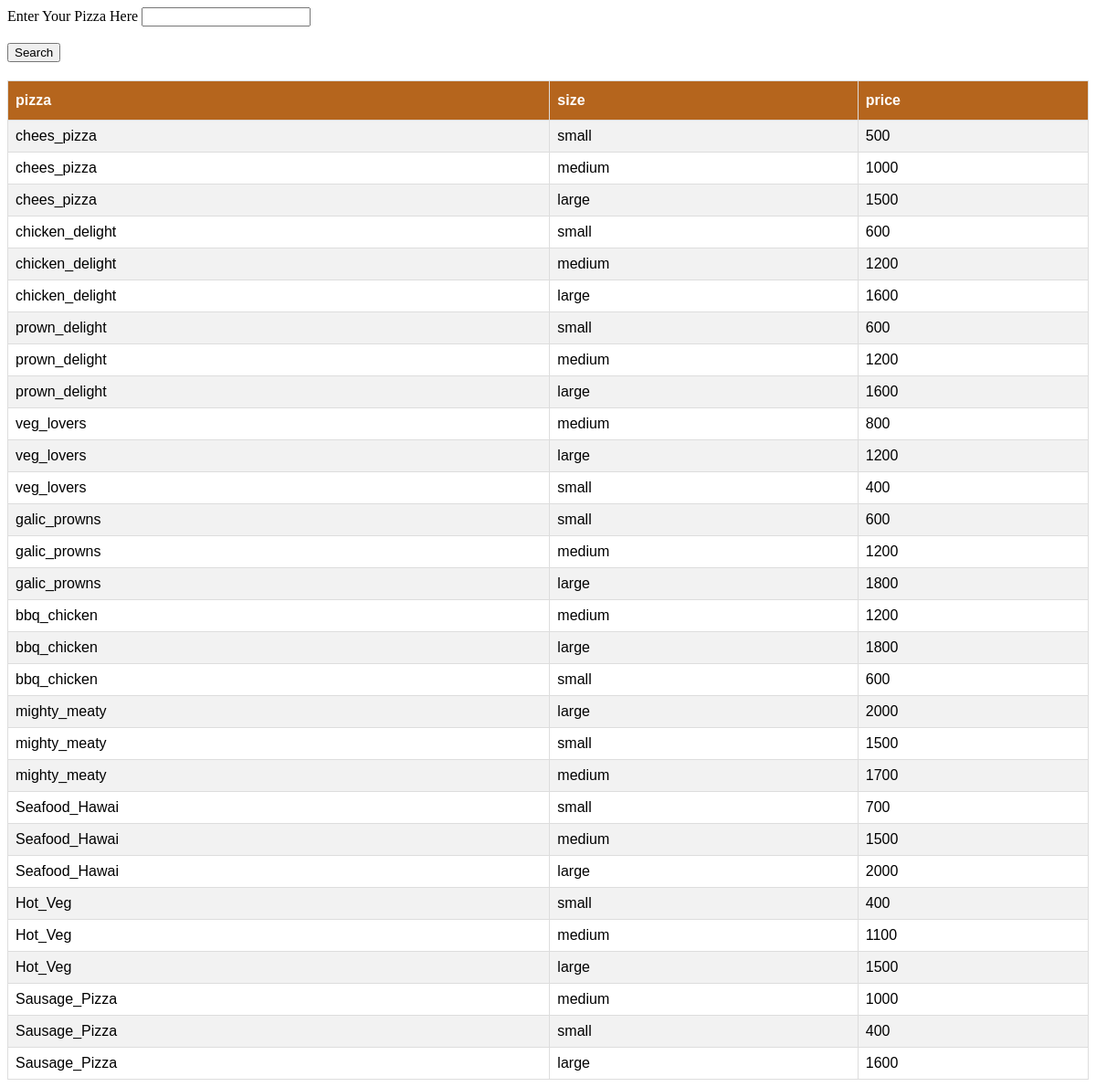
Screenshot of /price.php with the database file from the repository.
### tables this page shows
CREATE TABLE IF NOT EXISTS `pizza` (
  `name` varchar(50) NOT NULL,
  `size` varchar(50) DEFAULT NULL,
  `price` int(11) DEFAULT NULL
);

### price.php (the view, shortened to what this page needs)
<?php
    include "db.php";
?>
<!doctype html>
<html>
  <head>
  <link rel="stylesheet" href="css/style2.css">
    </head>
<body>
   <form method='post' action=''>
    Enter Your Pizza Here <input type='text' name='name' value='<?php if(isset($_POST['name'])) echo $_POST['name']; ?>'>
    <br><br> <input type='submit' name='but_search' value='Search'>
   </form>
   <div style='height: 100%; overflow: auto;' >
     <table border='1' width='100%' style='border-collapse: collapse;margin-top: 20px;' id="customers">
       <tr>
         <th>pizza</th>
         <th>size</th>
         <th>price</th>
       </tr>
       <?php
       $query1 = "SELECT * FROM pizza WHERE 1";
        $records = mysqli_query($conn,$query1);
        if(mysqli_num_rows($records) > 0){
          while($result = mysqli_fetch_assoc($records)){
            $name = $result['name'];
            $size = $result['size'];
            $price =$result['price'];
            echo "<tr>";
            echo "<td>". $name ."</td>";
            echo "<td>". $size ."</td>";
            echo "<td>". $price ."</td>";
            echo "</tr>";
          }
        }else{
          echo "<td>OOPZ!!! There are no any records</td>";
        }
        ?>
      </table>
    </div>
 </body>
</html>

### db.php (shortened to what this page needs)
<!DOCTYPE html>

### css/style2.css (style rules this page uses)
#customers { font-family: "Trebuchet MS", Arial, Helvetica, sans-serif; border-collapse: collapse; width: 100%; }
#customers td, #customers th { border: 1px solid #ddd; padding: 8px; }
#customers tr:nth-child(even) { background-color: #f2f2f2; }
#customers th { padding-top: 12px; padding-bottom: 12px; text-align: left; background-color: #B5651D; color: white; }

### rows the page displays
pizza: name "chees_pizza", size "small", price "500"
pizza: name "chees_pizza", size "medium", price "1000"
pizza: name "chees_pizza", size "large", price "1500"
pizza: name "chicken_delight", size "small", price "600"
pizza: name "chicken_delight", size "medium", price "1200"
pizza: name "chicken_delight", size "large", price "1600"
pizza: name "prown_delight", size "small", price "600"
pizza: name "prown_delight", size "medium", price "1200"
pizza: name "prown_delight", size "large", price "1600"
pizza: name "veg_lovers", size "medium", price "800"
pizza: name "veg_lovers", size "large", price "1200"
pizza: name "veg_lovers", size "small", price "400"
pizza: name "galic_prowns", size "small", price "600"
pizza: name "galic_prowns", size "medium", price "1200"
pizza: name "galic_prowns", size "large", price "1800"
pizza: name "bbq_chicken", size "medium", price "1200"
pizza: name "bbq_chicken", size "large", price "1800"
pizza: name "bbq_chicken", size "small", price "600"
pizza: name "mighty_meaty", size "large", price "2000"
pizza: name "mighty_meaty", size "small", price "1500"
pizza: name "mighty_meaty", size "medium", price "1700"
pizza: name "Seafood_Hawai", size "small", price "700"
pizza: name "Seafood_Hawai", size "medium", price "1500"
pizza: name "Seafood_Hawai", size "large", price "2000"
pizza: name "Hot_Veg", size "small", price "400"
pizza: name "Hot_Veg", size "medium", price "1100"
pizza: name "Hot_Veg", size "large", price "1500"
pizza: name "Sausage_Pizza", size "medium", price "1000"
pizza: name "Sausage_Pizza", size "small", price "400"
pizza: name "Sausage_Pizza", size "large", price "1600"
